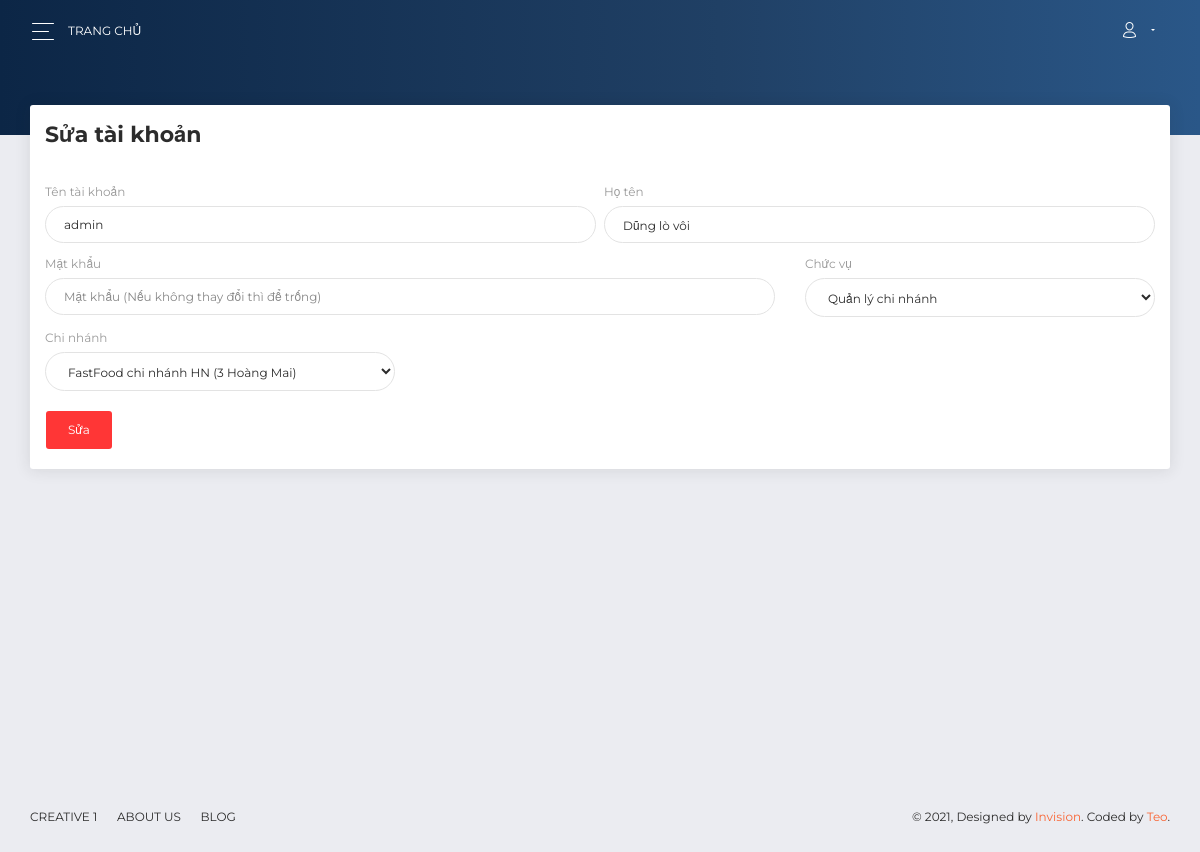
The page /admin/user/sua/1 (signed in) on the database its author committed.
### tables this page shows
CREATE TABLE `users` (
  `ID` int(11) NOT NULL,
  `Name` varchar(250) NOT NULL,
  `UserName` varchar(50) NOT NULL,
  `Password` varchar(50) NOT NULL,
  `Role` int(11) NOT NULL DEFAULT 0,
  `IDStore` int(11) DEFAULT NULL,
  `IsDelete` int(11) NOT NULL DEFAULT 0
);

CREATE TABLE `roles` (
  `ID` int(11) NOT NULL,
  `RoleName` varchar(50) NOT NULL
);

CREATE TABLE `stores` (
  `ID` int(11) NOT NULL,
  `StoreName` varchar(50) NOT NULL,
  `Address` varchar(200) NOT NULL,
  `IDManager` int(11) DEFAULT NULL,
  `IsDelete` int(11) NOT NULL DEFAULT 0
);

### admin/Controllers/UserController.php (called while the page is built, shortened)
<?php
class UserController extends BaseController
{
    public function edit($idUser){
        require PATH_ROOT ."/Models/mUser.php";
        $allRoles = $user->getRoles();
        $currentUser = $user->getUser($idUser);
        $allStore = $user->getAllStore();
        $userName = $currentUser['UserName']??"";
        $name = $currentUser['Name']??"";
        $IDRole = $currentUser['Role']??"";
        $IDStore = $currentUser['IDStore']??"1";
        include("./Views/user/edit.php");
    }
}

### admin/index.php (called while the page is built, shortened)
<?php
require_once PATH_ROOT . "/libs/DB_driver.php";
$router = new core\http\Route();
$request_url = !empty($_GET['url']) ? '/' . $_GET['url'] : '/';
$method_url = !empty($_SERVER['REQUEST_METHOD']) ? $_SERVER['REQUEST_METHOD'] : 'GET';
$router->map($request_url, $method_url);

### admin/libs/DB_driver.php (called while the page is built, shortened)
<?php
class DB_driver
{
    private $__conn;
    function connect()
    {
        if (!$this->__conn){
            $this->__conn = mysqli_connect(host, user,password,dbName) or die ('Lỗi kết nối');
            mysqli_query($this->__conn, "SET character_set_results = 'utf8', character_set_client = 'utf8', character_set_database = 'utf8', character_set_server = 'utf8'");
        }
    }
    function get_list($sql)
    {
        $result = mysqli_query($this->__conn, $sql);
        $return = array();
        while ($row = mysqli_fetch_assoc($result)){
            $return[] = $row;
        }
        return $return;
    }
}

### admin/Models/mUser.php (called while the page is built, shortened)
<?php
class User extends DB_business {
    public function getUser($id){
        return $this->get_list("SELECT `users`.*,`roles`.RoleName FROM `users`,`roles` WHERE `users`.`role` = `roles`.`ID` AND `users`.`ID` = {$id}")[0]??[];
    }
    public function getRoles(){
        return $this->get_list("SELECT * FROM `roles`")??[];
    }
    public function getAllStore(){
        return $this->get_list("SELECT * FROM `stores` WHERE `IsDelete` = 0")??[];
    }
}
$user = new User();

### admin/Views/user/edit.php (the view, shortened to what this page needs)
<div class="panel-header panel-header-sm">
</div>
<div class="content">
    <div class="row">
        <div class="col-md-12">
            <div class="card">
                <div class="card-header">
                    <h5 class="title">Sửa tài khoản</h5>
                </div>
                <div class="card-body">
                    <form method="post" enctype="multipart/form-data">
                        <div class="row">
                            <div class="col-md-6 pr-1">
                                <div class="form-group">
                                    <label>Tên tài khoản</label>
                                    <input type="text" class="form-control" placeholder="Tên tài khoản" value="<?php echo $userName??""; ?>" name="userName">
                                </div>
                            </div>
                            <div class="col-md-6 pl-1">
                                <div class="form-group">
                                    <label>Họ tên</label>
                                    <input type="text" class="form-control" placeholder="Họ và tên" name="name" value="<?php echo $name??""; ?>">
                                </div>
                            </div>
                        </div>
                        <div class="row">
                            <div class="col-md-8">
                                <div class="form-group">
                                    <label>Mật khẩu</label>
                                    <input type="password" class="form-control" placeholder="Mật khẩu (Nếu không thay đổi thì để trống)" name="password" value="">
                                </div>
                            </div>
                            <div class="col-md-4">
                                <div class="form-group">
                                    <label for="exampleFormControlSelect1">Chức vụ</label>
                                    <select class="form-control" id="exampleFormControlSelect1" name="IDRole">
                                        <?php foreach($allRoles as $key => $value){
                                        ?>
                                            <option <?php echo ($IDRole??"")==$value['ID']?"selected='selected'":""; ?> value="<?php echo $value['ID']; ?>"><?php echo $value['RoleName']; ?></option>
                                        <?php } ?>
                                    </select>
                                </div>
                            </div>
                        </div>
                        <div class="row">
                            <div class="col-md-4">
                                <div class="form-group">
                                <label>Chi nhánh</label>
                                        <select class="form-control" id="exampleFormControlSelect1" name="IDStore">
                                            <?php foreach($allStore as $value){ ?>
                                                <option <?php echo ($IDStore??"")==$value['ID']?"selected='selected'":""; ?> value="<?php echo $value['ID']; ?>"><?php echo "{$value['StoreName']} ({$value['Address']})"; ?></option>
                                            <?php } ?>
                                        </select>
                                </div>
                            </div>
                        </div>
                        <button class="btn btn-danger">Sửa</button>
                    </form>
                </div>
            </div>
        </div>
    </div>
</div>

### admin/core/http/Route.php (shortened to what this page needs)
<?php
class Route
{
    private $__routes;
    public function __construct()
    {
        $this->__routes = [];
    }
    private function __request(string $url, string $method, $action)
    {
        if (preg_match_all('/({([a-zA-Z]+)})/', $url, $params)) {
            $url = preg_replace('/({([a-zA-Z]+)})/', '(.+)', $url);
        }
        $url = str_replace('/', '\/', $url);
        $route = [
            'url' => $url,
            'method' => $method,
            'action' => $action,
            'params' => $params[2]
        ];
        array_push($this->__routes, $route);
    }
    public function map(string $url, string $method)
    {
        foreach ($this->__routes as $route) {
            if ($route['method'] == $method) {
                $reg = '/^' . $route['url'] . '$/';
                if (preg_match($reg, $url, $params)) {
                    array_shift($params);
                    $this->__call_action_route($route['action'], $params);
                    return;
                }
            }
        }
        return;
    }
    private function __call_action_route($action, $params)
    {
        if (is_string($action)) {
            $action = explode('@', $action);
            $controller = new $controller_name();
            call_user_func_array([$controller, $action[1]], $params);
            return;
        }
    }
}

### rows shown on the page
users: userName "admin", name "Dũng lò vôi", IDRole "Quản lý chi nhánh", IDStore "FastFood chi nhánh HN (3 Hoàng Mai)"
